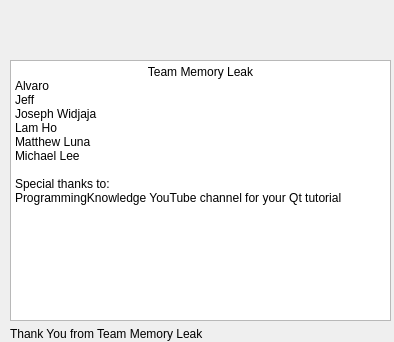
<?xml version="1.0" encoding="UTF-8"?>
<ui version="4.0">
 <class>ContactUs</class>
 <widget class="QDialog" name="ContactUs">
  <property name="geometry">
   <rect>
    <x>0</x>
    <y>0</y>
    <width>394</width>
    <height>342</height>
   </rect>
  </property>
  <property name="windowTitle">
   <string>Dialog</string>
  </property>
  <widget class="QWidget" name="layoutWidget">
   <property name="geometry">
    <rect>
     <x>10</x>
     <y>60</y>
     <width>381</width>
     <height>281</height>
    </rect>
   </property>
   <layout class="QVBoxLayout" name="verticalLayout">
    <item>
     <widget class="QTextBrowser" name="textBrowser">
      <property name="html">
       <string>&lt;!DOCTYPE HTML PUBLIC &quot;-//W3C//DTD HTML 4.0//EN&quot; &quot;http://www.w3.org/TR/REC-html40/strict.dtd&quot;&gt;
&lt;html&gt;&lt;head&gt;&lt;meta name=&quot;qrichtext&quot; content=&quot;1&quot; /&gt;&lt;style type=&quot;text/css&quot;&gt;
p, li { white-space: pre-wrap; }
&lt;/style&gt;&lt;/head&gt;&lt;body style=&quot; font-family:'MS Shell Dlg 2'; font-size:8.25pt; font-weight:400; font-style:normal;&quot;&gt;
&lt;p align=&quot;center&quot; style=&quot; margin-top:0px; margin-bottom:0px; margin-left:0px; margin-right:0px; -qt-block-indent:0; text-indent:0px;&quot;&gt;&lt;span style=&quot; font-family:'Noto Sans'; font-size:9pt;&quot;&gt;Team Memory Leak&lt;/span&gt;&lt;/p&gt;
&lt;p style=&quot; margin-top:0px; margin-bottom:0px; margin-left:0px; margin-right:0px; -qt-block-indent:0; text-indent:0px;&quot;&gt;&lt;span style=&quot; font-family:'Noto Sans'; font-size:9pt;&quot;&gt;Alvaro&lt;/span&gt;&lt;/p&gt;
&lt;p style=&quot; margin-top:0px; margin-bottom:0px; margin-left:0px; margin-right:0px; -qt-block-indent:0; text-indent:0px;&quot;&gt;&lt;span style=&quot; font-family:'Noto Sans'; font-size:9pt;&quot;&gt;Jeff&lt;/span&gt;&lt;/p&gt;
&lt;p style=&quot; margin-top:0px; margin-bottom:0px; margin-left:0px; margin-right:0px; -qt-block-indent:0; text-indent:0px;&quot;&gt;&lt;span style=&quot; font-family:'Noto Sans'; font-size:9pt;&quot;&gt;Joseph Widjaja &lt;/span&gt;&lt;/p&gt;
&lt;p style=&quot; margin-top:0px; margin-bottom:0px; margin-left:0px; margin-right:0px; -qt-block-indent:0; text-indent:0px;&quot;&gt;&lt;span style=&quot; font-family:'Noto Sans'; font-size:9pt;&quot;&gt;Lam Ho&lt;/span&gt;&lt;/p&gt;
&lt;p style=&quot; margin-top:0px; margin-bottom:0px; margin-left:0px; margin-right:0px; -qt-block-indent:0; text-indent:0px;&quot;&gt;&lt;span style=&quot; font-family:'Noto Sans'; font-size:9pt;&quot;&gt;Matthew Luna&lt;/span&gt;&lt;/p&gt;
&lt;p style=&quot; margin-top:0px; margin-bottom:0px; margin-left:0px; margin-right:0px; -qt-block-indent:0; text-indent:0px;&quot;&gt;&lt;span style=&quot; font-family:'Noto Sans'; font-size:9pt;&quot;&gt;Michael Lee&lt;/span&gt;&lt;/p&gt;
&lt;p style=&quot;-qt-paragraph-type:empty; margin-top:0px; margin-bottom:0px; margin-left:0px; margin-right:0px; -qt-block-indent:0; text-indent:0px; font-family:'Noto Sans'; font-size:9pt;&quot;&gt;&lt;br /&gt;&lt;/p&gt;
&lt;p style=&quot; margin-top:0px; margin-bottom:0px; margin-left:0px; margin-right:0px; -qt-block-indent:0; text-indent:0px;&quot;&gt;&lt;span style=&quot; font-family:'Noto Sans'; font-size:9pt;&quot;&gt;Special thanks to:&lt;/span&gt;&lt;/p&gt;
&lt;p style=&quot; margin-top:0px; margin-bottom:0px; margin-left:0px; margin-right:0px; -qt-block-indent:0; text-indent:0px;&quot;&gt;&lt;span style=&quot; font-family:'Noto Sans'; font-size:9pt;&quot;&gt;ProgrammingKnowledge YouTube channel for your Qt tutorial&lt;/span&gt;&lt;/p&gt;&lt;/body&gt;&lt;/html&gt;</string>
      </property>
     </widget>
    </item>
    <item>
     <widget class="QLabel" name="label">
      <property name="text">
       <string>Thank You from Team Memory Leak</string>
      </property>
     </widget>
    </item>
   </layout>
  </widget>
  <widget class="QLabel" name="label_2">
   <property name="geometry">
    <rect>
     <x>10</x>
     <y>10</y>
     <width>379</width>
     <height>51</height>
    </rect>
   </property>
   <property name="text">
    <string/>
   </property>
   <property name="pixmap">
    <pixmap resource="resource.qrc">:/rec/img/Memory_Leak_Logo.png</pixmap>
   </property>
   <property name="scaledContents">
    <bool>true</bool>
   </property>
  </widget>
 </widget>
 <resources>
  <include location="resource.qrc"/>
 </resources>
 <connections/>
</ui>
